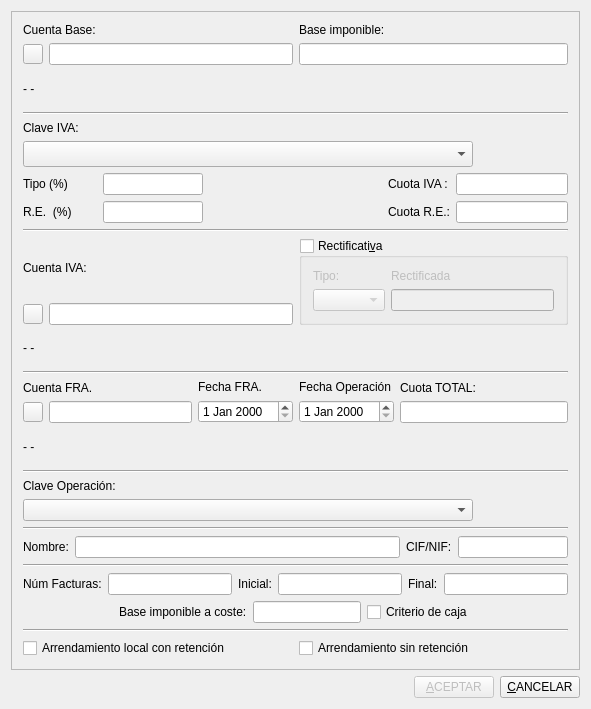
<?xml version="1.0" encoding="UTF-8"?>
<ui version="4.0">
 <author>José Manuel Díez Botella</author>
 <class>ivarepercutido</class>
 <widget class="QDialog" name="ivarepercutido">
  <property name="enabled">
   <bool>true</bool>
  </property>
  <property name="geometry">
   <rect>
    <x>0</x>
    <y>0</y>
    <width>591</width>
    <height>709</height>
   </rect>
  </property>
  <property name="windowTitle">
   <string>IVA repercutido</string>
  </property>
  <layout class="QVBoxLayout" name="verticalLayout_5">
   <item>
    <widget class="QScrollArea" name="scrollArea">
     <property name="widgetResizable">
      <bool>true</bool>
     </property>
     <widget class="QWidget" name="scrollAreaWidgetContents">
      <property name="geometry">
       <rect>
        <x>0</x>
        <y>0</y>
        <width>555</width>
        <height>744</height>
       </rect>
      </property>
      <layout class="QVBoxLayout" name="verticalLayout_6">
       <item>
        <layout class="QHBoxLayout">
         <item>
          <layout class="QVBoxLayout">
           <property name="spacing">
            <number>6</number>
           </property>
           <property name="leftMargin">
            <number>0</number>
           </property>
           <property name="topMargin">
            <number>0</number>
           </property>
           <property name="rightMargin">
            <number>0</number>
           </property>
           <property name="bottomMargin">
            <number>0</number>
           </property>
           <item>
            <widget class="QLabel" name="textLabel1">
             <property name="font">
              <font>
               <pointsize>9</pointsize>
              </font>
             </property>
             <property name="lineWidth">
              <number>1</number>
             </property>
             <property name="text">
              <string>Cuenta Base:</string>
             </property>
             <property name="wordWrap">
              <bool>false</bool>
             </property>
            </widget>
           </item>
           <item>
            <layout class="QHBoxLayout">
             <property name="spacing">
              <number>6</number>
             </property>
             <property name="leftMargin">
              <number>0</number>
             </property>
             <property name="topMargin">
              <number>0</number>
             </property>
             <property name="rightMargin">
              <number>0</number>
             </property>
             <property name="bottomMargin">
              <number>0</number>
             </property>
             <item>
              <widget class="QPushButton" name="buscabasepushButton">
               <property name="minimumSize">
                <size>
                 <width>20</width>
                 <height>20</height>
                </size>
               </property>
               <property name="maximumSize">
                <size>
                 <width>20</width>
                 <height>20</height>
                </size>
               </property>
               <property name="text">
                <string/>
               </property>
               <property name="icon">
                <iconset resource="keme.qrc">
                 <normaloff>:/iconos/graf/viewer.xpm</normaloff>:/iconos/graf/viewer.xpm</iconset>
               </property>
               <property name="autoDefault">
                <bool>false</bool>
               </property>
              </widget>
             </item>
             <item>
              <widget class="QLineEdit" name="CtabaselineEdit">
               <property name="maxLength">
                <number>40</number>
               </property>
              </widget>
             </item>
            </layout>
           </item>
          </layout>
         </item>
         <item>
          <layout class="QVBoxLayout">
           <property name="spacing">
            <number>6</number>
           </property>
           <property name="leftMargin">
            <number>0</number>
           </property>
           <property name="topMargin">
            <number>0</number>
           </property>
           <property name="rightMargin">
            <number>0</number>
           </property>
           <property name="bottomMargin">
            <number>0</number>
           </property>
           <item>
            <widget class="QLabel" name="textLabel2">
             <property name="font">
              <font>
               <pointsize>9</pointsize>
              </font>
             </property>
             <property name="text">
              <string>Base imponible:</string>
             </property>
             <property name="wordWrap">
              <bool>false</bool>
             </property>
            </widget>
           </item>
           <item>
            <widget class="QLineEdit" name="baselineEdit"/>
           </item>
          </layout>
         </item>
        </layout>
       </item>
       <item>
        <widget class="QLabel" name="basetextLabel">
         <property name="text">
          <string>- -</string>
         </property>
         <property name="wordWrap">
          <bool>false</bool>
         </property>
        </widget>
       </item>
       <item>
        <widget class="Line" name="line1">
         <property name="frameShape">
          <enum>QFrame::HLine</enum>
         </property>
         <property name="frameShadow">
          <enum>QFrame::Sunken</enum>
         </property>
         <property name="orientation">
          <enum>Qt::Horizontal</enum>
         </property>
        </widget>
       </item>
       <item>
        <layout class="QVBoxLayout">
         <property name="spacing">
          <number>6</number>
         </property>
         <property name="leftMargin">
          <number>0</number>
         </property>
         <property name="topMargin">
          <number>0</number>
         </property>
         <property name="rightMargin">
          <number>0</number>
         </property>
         <property name="bottomMargin">
          <number>0</number>
         </property>
         <item>
          <widget class="QLabel" name="TextLabel3">
           <property name="font">
            <font>
             <pointsize>9</pointsize>
            </font>
           </property>
           <property name="text">
            <string>Clave IVA:</string>
           </property>
           <property name="wordWrap">
            <bool>false</bool>
           </property>
          </widget>
         </item>
         <item>
          <widget class="QComboBox" name="ClaveivacomboBox">
           <property name="maximumSize">
            <size>
             <width>450</width>
             <height>16777215</height>
            </size>
           </property>
           <property name="font">
            <font>
             <pointsize>11</pointsize>
            </font>
           </property>
           <property name="sizeAdjustPolicy">
            <enum>QComboBox::AdjustToMinimumContentsLength</enum>
           </property>
          </widget>
         </item>
        </layout>
       </item>
       <item>
        <layout class="QHBoxLayout">
         <property name="spacing">
          <number>6</number>
         </property>
         <property name="leftMargin">
          <number>0</number>
         </property>
         <property name="topMargin">
          <number>0</number>
         </property>
         <property name="rightMargin">
          <number>0</number>
         </property>
         <property name="bottomMargin">
          <number>0</number>
         </property>
         <item>
          <layout class="QGridLayout">
           <property name="leftMargin">
            <number>0</number>
           </property>
           <property name="topMargin">
            <number>0</number>
           </property>
           <property name="rightMargin">
            <number>0</number>
           </property>
           <property name="bottomMargin">
            <number>0</number>
           </property>
           <property name="spacing">
            <number>6</number>
           </property>
           <item row="0" column="0">
            <widget class="QLabel" name="textLabel6">
             <property name="font">
              <font>
               <pointsize>9</pointsize>
              </font>
             </property>
             <property name="text">
              <string>Tipo (%)</string>
             </property>
             <property name="wordWrap">
              <bool>false</bool>
             </property>
            </widget>
           </item>
           <item row="0" column="1">
            <widget class="QLineEdit" name="TipolineEdit">
             <property name="minimumSize">
              <size>
               <width>90</width>
               <height>0</height>
              </size>
             </property>
             <property name="maximumSize">
              <size>
               <width>100</width>
               <height>32767</height>
              </size>
             </property>
             <property name="text">
              <string/>
             </property>
             <property name="readOnly">
              <bool>true</bool>
             </property>
            </widget>
           </item>
           <item row="1" column="1">
            <widget class="QLineEdit" name="RElineEdit">
             <property name="minimumSize">
              <size>
               <width>90</width>
               <height>0</height>
              </size>
             </property>
             <property name="maximumSize">
              <size>
               <width>100</width>
               <height>32767</height>
              </size>
             </property>
             <property name="readOnly">
              <bool>true</bool>
             </property>
            </widget>
           </item>
           <item row="1" column="0">
            <widget class="QLabel" name="textLabel1_2">
             <property name="font">
              <font>
               <pointsize>9</pointsize>
              </font>
             </property>
             <property name="text">
              <string>R.E.  (%)</string>
             </property>
             <property name="wordWrap">
              <bool>false</bool>
             </property>
            </widget>
           </item>
          </layout>
         </item>
         <item>
          <spacer>
           <property name="orientation">
            <enum>Qt::Horizontal</enum>
           </property>
           <property name="sizeHint" stdset="0">
            <size>
             <width>40</width>
             <height>20</height>
            </size>
           </property>
          </spacer>
         </item>
         <item>
          <layout class="QGridLayout">
           <property name="leftMargin">
            <number>0</number>
           </property>
           <property name="topMargin">
            <number>0</number>
           </property>
           <property name="rightMargin">
            <number>0</number>
           </property>
           <property name="bottomMargin">
            <number>0</number>
           </property>
           <property name="spacing">
            <number>6</number>
           </property>
           <item row="0" column="1">
            <widget class="QLineEdit" name="CuotalineEdit">
             <property name="readOnly">
              <bool>true</bool>
             </property>
            </widget>
           </item>
           <item row="1" column="1">
            <widget class="QLineEdit" name="CuotaRElineEdit">
             <property name="readOnly">
              <bool>true</bool>
             </property>
            </widget>
           </item>
           <item row="0" column="0">
            <widget class="QLabel" name="textLabel7">
             <property name="font">
              <font>
               <pointsize>9</pointsize>
              </font>
             </property>
             <property name="text">
              <string>Cuota IVA :</string>
             </property>
             <property name="wordWrap">
              <bool>false</bool>
             </property>
            </widget>
           </item>
           <item row="1" column="0">
            <widget class="QLabel" name="textLabel7_2">
             <property name="font">
              <font>
               <pointsize>9</pointsize>
              </font>
             </property>
             <property name="text">
              <string>Cuota R.E.:</string>
             </property>
             <property name="wordWrap">
              <bool>false</bool>
             </property>
            </widget>
           </item>
          </layout>
         </item>
        </layout>
       </item>
       <item>
        <widget class="Line" name="line3">
         <property name="frameShape">
          <enum>QFrame::HLine</enum>
         </property>
         <property name="frameShadow">
          <enum>QFrame::Sunken</enum>
         </property>
         <property name="orientation">
          <enum>Qt::Horizontal</enum>
         </property>
        </widget>
       </item>
       <item>
        <layout class="QHBoxLayout" name="horizontalLayout">
         <item>
          <layout class="QVBoxLayout">
           <property name="spacing">
            <number>6</number>
           </property>
           <property name="leftMargin">
            <number>0</number>
           </property>
           <property name="topMargin">
            <number>0</number>
           </property>
           <property name="rightMargin">
            <number>0</number>
           </property>
           <property name="bottomMargin">
            <number>0</number>
           </property>
           <item>
            <widget class="QLabel" name="textLabel4">
             <property name="font">
              <font>
               <pointsize>9</pointsize>
              </font>
             </property>
             <property name="text">
              <string>Cuenta IVA:</string>
             </property>
             <property name="wordWrap">
              <bool>false</bool>
             </property>
            </widget>
           </item>
           <item>
            <layout class="QHBoxLayout">
             <property name="spacing">
              <number>6</number>
             </property>
             <property name="leftMargin">
              <number>0</number>
             </property>
             <property name="topMargin">
              <number>0</number>
             </property>
             <property name="rightMargin">
              <number>0</number>
             </property>
             <property name="bottomMargin">
              <number>0</number>
             </property>
             <item>
              <widget class="QPushButton" name="buscaivapushButton">
               <property name="minimumSize">
                <size>
                 <width>20</width>
                 <height>20</height>
                </size>
               </property>
               <property name="maximumSize">
                <size>
                 <width>20</width>
                 <height>20</height>
                </size>
               </property>
               <property name="text">
                <string/>
               </property>
               <property name="icon">
                <iconset resource="keme.qrc">
                 <normaloff>:/iconos/graf/viewer.xpm</normaloff>:/iconos/graf/viewer.xpm</iconset>
               </property>
               <property name="autoDefault">
                <bool>false</bool>
               </property>
              </widget>
             </item>
             <item>
              <widget class="QLineEdit" name="CtaivalineEdit">
               <property name="maxLength">
                <number>40</number>
               </property>
              </widget>
             </item>
            </layout>
           </item>
          </layout>
         </item>
         <item>
          <widget class="QGroupBox" name="rectificativagroupBox">
           <property name="title">
            <string>Rectificati&amp;va</string>
           </property>
           <property name="checkable">
            <bool>true</bool>
           </property>
           <property name="checked">
            <bool>false</bool>
           </property>
           <layout class="QHBoxLayout" name="horizontalLayout_6">
            <item>
             <layout class="QVBoxLayout" name="verticalLayout_4">
              <item>
               <widget class="QLabel" name="label_7">
                <property name="text">
                 <string>Tipo:</string>
                </property>
               </widget>
              </item>
              <item>
               <widget class="QComboBox" name="tipo_rectificativa_comboBox">
                <property name="maximumSize">
                 <size>
                  <width>150</width>
                  <height>16777215</height>
                 </size>
                </property>
               </widget>
              </item>
             </layout>
            </item>
            <item>
             <layout class="QVBoxLayout" name="verticalLayout_3">
              <item>
               <widget class="QLabel" name="label_8">
                <property name="text">
                 <string>Rectificada</string>
                </property>
               </widget>
              </item>
              <item>
               <widget class="QLineEdit" name="rectificada_lineEdit"/>
              </item>
             </layout>
            </item>
           </layout>
          </widget>
         </item>
        </layout>
       </item>
       <item>
        <widget class="QLabel" name="ivatextLabel">
         <property name="text">
          <string>- -</string>
         </property>
         <property name="wordWrap">
          <bool>false</bool>
         </property>
        </widget>
       </item>
       <item>
        <widget class="Line" name="line4">
         <property name="frameShape">
          <enum>QFrame::HLine</enum>
         </property>
         <property name="frameShadow">
          <enum>QFrame::Sunken</enum>
         </property>
         <property name="orientation">
          <enum>Qt::Horizontal</enum>
         </property>
        </widget>
       </item>
       <item>
        <layout class="QHBoxLayout" name="horizontalLayout_2">
         <item>
          <layout class="QVBoxLayout">
           <property name="spacing">
            <number>6</number>
           </property>
           <property name="leftMargin">
            <number>0</number>
           </property>
           <property name="topMargin">
            <number>0</number>
           </property>
           <property name="rightMargin">
            <number>0</number>
           </property>
           <property name="bottomMargin">
            <number>0</number>
           </property>
           <item>
            <widget class="QLabel" name="textLabel8">
             <property name="maximumSize">
              <size>
               <width>300</width>
               <height>32767</height>
              </size>
             </property>
             <property name="font">
              <font>
               <pointsize>9</pointsize>
              </font>
             </property>
             <property name="text">
              <string>Cuenta FRA.</string>
             </property>
             <property name="wordWrap">
              <bool>false</bool>
             </property>
            </widget>
           </item>
           <item>
            <layout class="QHBoxLayout">
             <property name="spacing">
              <number>6</number>
             </property>
             <property name="leftMargin">
              <number>0</number>
             </property>
             <property name="topMargin">
              <number>0</number>
             </property>
             <property name="rightMargin">
              <number>0</number>
             </property>
             <property name="bottomMargin">
              <number>0</number>
             </property>
             <item>
              <widget class="QPushButton" name="buscafrapushButton">
               <property name="minimumSize">
                <size>
                 <width>20</width>
                 <height>20</height>
                </size>
               </property>
               <property name="maximumSize">
                <size>
                 <width>20</width>
                 <height>20</height>
                </size>
               </property>
               <property name="text">
                <string/>
               </property>
               <property name="icon">
                <iconset resource="keme.qrc">
                 <normaloff>:/iconos/graf/viewer.xpm</normaloff>:/iconos/graf/viewer.xpm</iconset>
               </property>
               <property name="autoDefault">
                <bool>false</bool>
               </property>
              </widget>
             </item>
             <item>
              <widget class="QLineEdit" name="CtafralineEdit">
               <property name="maxLength">
                <number>40</number>
               </property>
              </widget>
             </item>
            </layout>
           </item>
          </layout>
         </item>
         <item>
          <layout class="QVBoxLayout">
           <item>
            <widget class="QLabel" name="textLabel8_2">
             <property name="font">
              <font>
               <pointsize>9</pointsize>
              </font>
             </property>
             <property name="text">
              <string>Fecha FRA.</string>
             </property>
             <property name="wordWrap">
              <bool>false</bool>
             </property>
            </widget>
           </item>
           <item>
            <widget class="QDateEdit" name="FechafradateEdit"/>
           </item>
          </layout>
         </item>
         <item>
          <layout class="QVBoxLayout" name="verticalLayout">
           <item>
            <widget class="QLabel" name="textLabel8_3">
             <property name="font">
              <font>
               <pointsize>9</pointsize>
              </font>
             </property>
             <property name="text">
              <string>Fecha Operación</string>
             </property>
             <property name="wordWrap">
              <bool>false</bool>
             </property>
            </widget>
           </item>
           <item>
            <widget class="QDateEdit" name="fechaoperaciondateEdit"/>
           </item>
          </layout>
         </item>
         <item>
          <layout class="QVBoxLayout">
           <property name="spacing">
            <number>6</number>
           </property>
           <property name="leftMargin">
            <number>0</number>
           </property>
           <property name="topMargin">
            <number>0</number>
           </property>
           <property name="rightMargin">
            <number>0</number>
           </property>
           <property name="bottomMargin">
            <number>0</number>
           </property>
           <item>
            <widget class="QLabel" name="textLabel4_2">
             <property name="font">
              <font>
               <pointsize>9</pointsize>
              </font>
             </property>
             <property name="text">
              <string>Cuota TOTAL:</string>
             </property>
             <property name="wordWrap">
              <bool>false</bool>
             </property>
            </widget>
           </item>
           <item>
            <widget class="QLineEdit" name="CuotaTOTlineEdit"/>
           </item>
          </layout>
         </item>
        </layout>
       </item>
       <item>
        <widget class="QLabel" name="fratextLabel">
         <property name="text">
          <string>- -</string>
         </property>
         <property name="wordWrap">
          <bool>false</bool>
         </property>
        </widget>
       </item>
       <item>
        <widget class="Line" name="line5_2">
         <property name="frameShape">
          <enum>QFrame::HLine</enum>
         </property>
         <property name="frameShadow">
          <enum>QFrame::Sunken</enum>
         </property>
         <property name="orientation">
          <enum>Qt::Horizontal</enum>
         </property>
        </widget>
       </item>
       <item>
        <layout class="QVBoxLayout" name="verticalLayout_2">
         <item>
          <widget class="QLabel" name="textLabel8_4">
           <property name="font">
            <font>
             <pointsize>9</pointsize>
            </font>
           </property>
           <property name="text">
            <string>Clave Operación:</string>
           </property>
           <property name="wordWrap">
            <bool>false</bool>
           </property>
          </widget>
         </item>
         <item>
          <widget class="QComboBox" name="clavecomboBox">
           <property name="maximumSize">
            <size>
             <width>450</width>
             <height>16777215</height>
            </size>
           </property>
          </widget>
         </item>
        </layout>
       </item>
       <item>
        <widget class="Line" name="line">
         <property name="orientation">
          <enum>Qt::Horizontal</enum>
         </property>
        </widget>
       </item>
       <item>
        <layout class="QHBoxLayout" name="horizontalLayout_4">
         <item>
          <widget class="QLabel" name="label_2">
           <property name="font">
            <font>
             <pointsize>9</pointsize>
            </font>
           </property>
           <property name="text">
            <string>Nombre:</string>
           </property>
          </widget>
         </item>
         <item>
          <widget class="QLineEdit" name="nombrelineEdit"/>
         </item>
         <item>
          <widget class="QLabel" name="label_6">
           <property name="font">
            <font>
             <pointsize>9</pointsize>
            </font>
           </property>
           <property name="text">
            <string>CIF/NIF:</string>
           </property>
          </widget>
         </item>
         <item>
          <widget class="QLineEdit" name="ciflineEdit">
           <property name="maximumSize">
            <size>
             <width>110</width>
             <height>16777215</height>
            </size>
           </property>
          </widget>
         </item>
        </layout>
       </item>
       <item>
        <widget class="Line" name="line_2">
         <property name="orientation">
          <enum>Qt::Horizontal</enum>
         </property>
        </widget>
       </item>
       <item>
        <layout class="QHBoxLayout" name="horizontalLayout_5">
         <item>
          <widget class="QLabel" name="label_3">
           <property name="font">
            <font>
             <pointsize>9</pointsize>
            </font>
           </property>
           <property name="text">
            <string>Núm Facturas:</string>
           </property>
          </widget>
         </item>
         <item>
          <widget class="QLineEdit" name="numfacturaslineEdit"/>
         </item>
         <item>
          <widget class="QLabel" name="label_4">
           <property name="font">
            <font>
             <pointsize>9</pointsize>
            </font>
           </property>
           <property name="text">
            <string>Inicial:</string>
           </property>
          </widget>
         </item>
         <item>
          <widget class="QLineEdit" name="iniciallineEdit"/>
         </item>
         <item>
          <widget class="QLabel" name="label_5">
           <property name="font">
            <font>
             <pointsize>9</pointsize>
            </font>
           </property>
           <property name="text">
            <string>Final:</string>
           </property>
          </widget>
         </item>
         <item>
          <widget class="QLineEdit" name="finallineEdit"/>
         </item>
        </layout>
       </item>
       <item>
        <layout class="QHBoxLayout" name="horizontalLayout_3">
         <item>
          <spacer name="horizontalSpacer_3">
           <property name="orientation">
            <enum>Qt::Horizontal</enum>
           </property>
           <property name="sizeHint" stdset="0">
            <size>
             <width>40</width>
             <height>20</height>
            </size>
           </property>
          </spacer>
         </item>
         <item>
          <widget class="QLabel" name="label">
           <property name="font">
            <font>
             <pointsize>9</pointsize>
            </font>
           </property>
           <property name="text">
            <string>Base imponible a coste:</string>
           </property>
          </widget>
         </item>
         <item>
          <widget class="QLineEdit" name="bicostelineEdit"/>
         </item>
         <item>
          <widget class="QCheckBox" name="cajacheckBox">
           <property name="font">
            <font>
             <pointsize>9</pointsize>
            </font>
           </property>
           <property name="text">
            <string>Criterio de caja</string>
           </property>
          </widget>
         </item>
         <item>
          <spacer name="horizontalSpacer">
           <property name="orientation">
            <enum>Qt::Horizontal</enum>
           </property>
           <property name="sizeHint" stdset="0">
            <size>
             <width>40</width>
             <height>20</height>
            </size>
           </property>
          </spacer>
         </item>
        </layout>
       </item>
       <item>
        <widget class="Line" name="line5">
         <property name="frameShape">
          <enum>QFrame::HLine</enum>
         </property>
         <property name="frameShadow">
          <enum>QFrame::Sunken</enum>
         </property>
         <property name="orientation">
          <enum>Qt::Horizontal</enum>
         </property>
        </widget>
       </item>
       <item>
        <layout class="QHBoxLayout" name="horizontalLayout_10">
         <item>
          <widget class="QCheckBox" name="arr_ret_checkBox">
           <property name="font">
            <font>
             <pointsize>9</pointsize>
            </font>
           </property>
           <property name="text">
            <string>Arrendamiento local con retención</string>
           </property>
          </widget>
         </item>
         <item>
          <widget class="QCheckBox" name="arr_sin_ret_checkBox">
           <property name="font">
            <font>
             <pointsize>9</pointsize>
            </font>
           </property>
           <property name="text">
            <string>Arrendamiento sin retención</string>
           </property>
          </widget>
         </item>
        </layout>
       </item>
      </layout>
     </widget>
    </widget>
   </item>
   <item>
    <layout class="QHBoxLayout">
     <property name="spacing">
      <number>6</number>
     </property>
     <property name="leftMargin">
      <number>0</number>
     </property>
     <property name="topMargin">
      <number>0</number>
     </property>
     <property name="rightMargin">
      <number>0</number>
     </property>
     <property name="bottomMargin">
      <number>0</number>
     </property>
     <item>
      <spacer>
       <property name="orientation">
        <enum>Qt::Horizontal</enum>
       </property>
       <property name="sizeHint" stdset="0">
        <size>
         <width>40</width>
         <height>20</height>
        </size>
       </property>
      </spacer>
     </item>
     <item>
      <widget class="QPushButton" name="AceptarButton">
       <property name="enabled">
        <bool>false</bool>
       </property>
       <property name="text">
        <string>&amp;ACEPTAR</string>
       </property>
       <property name="shortcut">
        <string>Alt+A</string>
       </property>
       <property name="autoDefault">
        <bool>true</bool>
       </property>
       <property name="default">
        <bool>true</bool>
       </property>
      </widget>
     </item>
     <item>
      <widget class="QPushButton" name="CancelarButton">
       <property name="text">
        <string>&amp;CANCELAR</string>
       </property>
       <property name="shortcut">
        <string>Alt+C</string>
       </property>
       <property name="autoDefault">
        <bool>false</bool>
       </property>
      </widget>
     </item>
    </layout>
   </item>
  </layout>
 </widget>
 <layoutdefault spacing="6" margin="11"/>
 <tabstops>
  <tabstop>CtabaselineEdit</tabstop>
  <tabstop>baselineEdit</tabstop>
  <tabstop>ClaveivacomboBox</tabstop>
  <tabstop>TipolineEdit</tabstop>
  <tabstop>RElineEdit</tabstop>
  <tabstop>CuotalineEdit</tabstop>
  <tabstop>CuotaRElineEdit</tabstop>
  <tabstop>rectificativagroupBox</tabstop>
  <tabstop>buscaivapushButton</tabstop>
  <tabstop>CtaivalineEdit</tabstop>
  <tabstop>tipo_rectificativa_comboBox</tabstop>
  <tabstop>rectificada_lineEdit</tabstop>
  <tabstop>CuotaTOTlineEdit</tabstop>
  <tabstop>buscafrapushButton</tabstop>
  <tabstop>CtafralineEdit</tabstop>
  <tabstop>FechafradateEdit</tabstop>
  <tabstop>fechaoperaciondateEdit</tabstop>
  <tabstop>clavecomboBox</tabstop>
  <tabstop>nombrelineEdit</tabstop>
  <tabstop>ciflineEdit</tabstop>
  <tabstop>numfacturaslineEdit</tabstop>
  <tabstop>iniciallineEdit</tabstop>
  <tabstop>finallineEdit</tabstop>
  <tabstop>bicostelineEdit</tabstop>
  <tabstop>cajacheckBox</tabstop>
  <tabstop>arr_ret_checkBox</tabstop>
  <tabstop>arr_sin_ret_checkBox</tabstop>
  <tabstop>AceptarButton</tabstop>
  <tabstop>CancelarButton</tabstop>
  <tabstop>buscabasepushButton</tabstop>
 </tabstops>
 <includes>
  <include location="local">funciones.h</include>
  <include location="global">qmessagebox.h</include>
  <include location="local">subcuentas.h</include>
  <include location="local">buscasubcuenta.h</include>
 </includes>
 <resources>
  <include location="keme.qrc"/>
 </resources>
 <connections>
  <connection>
   <sender>CancelarButton</sender>
   <signal>clicked()</signal>
   <receiver>ivarepercutido</receiver>
   <slot>reject()</slot>
   <hints>
    <hint type="sourcelabel">
     <x>353</x>
     <y>649</y>
    </hint>
    <hint type="destinationlabel">
     <x>20</x>
     <y>20</y>
    </hint>
   </hints>
  </connection>
 </connections>
</ui>
